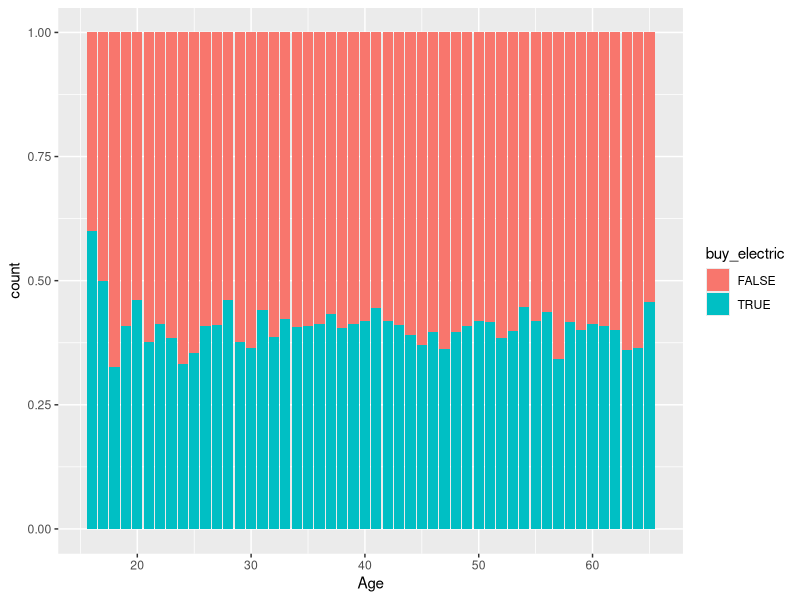
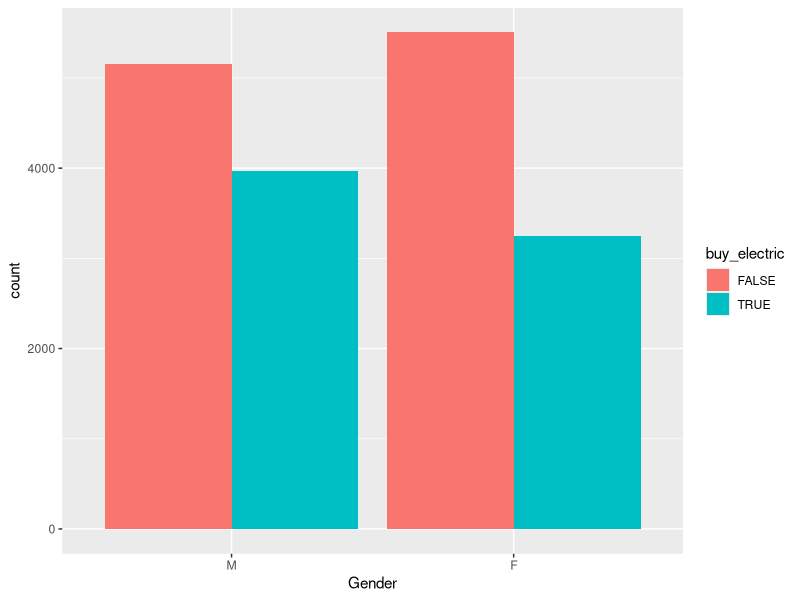
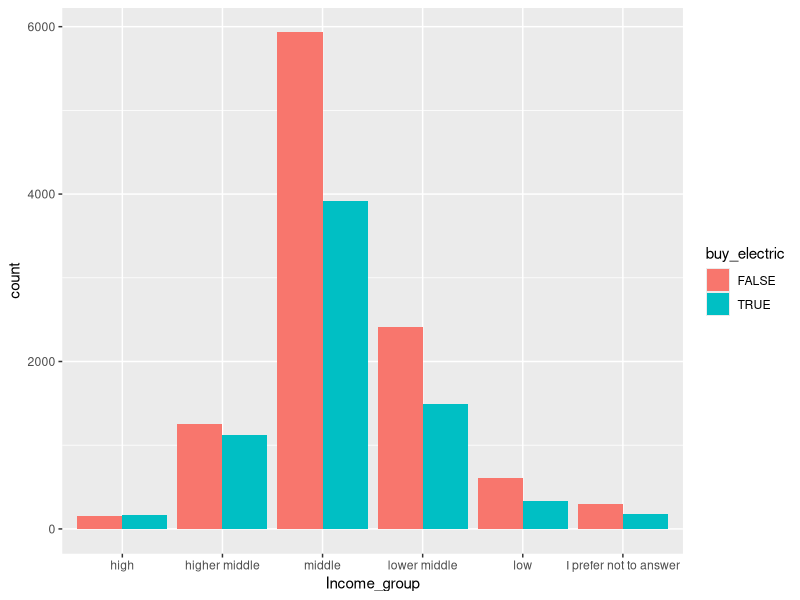
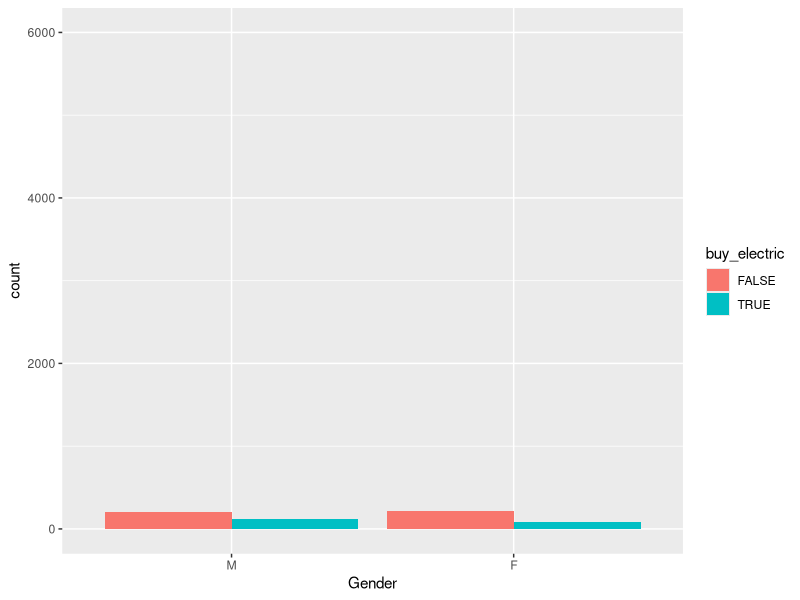
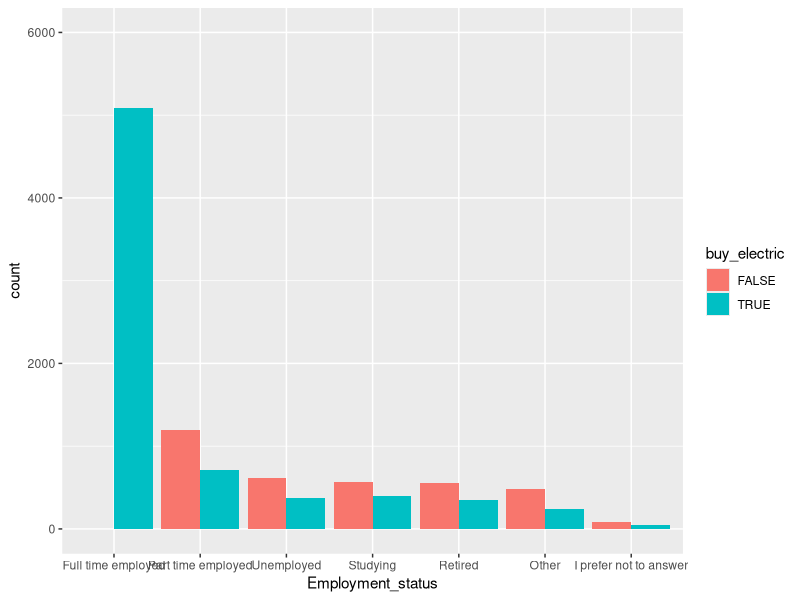

Write R code to recreate these figures, in order.
## ---- chunk 1
knitr::opts_chunk$set(echo = TRUE)
## ---- chunk 2
library(dplyr)
library(ggplot2)
library(tidyr)
library(readr)
library(forcats)
library(lubridate)
## ---- chunk 3
hev <- read.csv2("Data/HEV_article_2018_filtered.csv")
View(hev)
## ---- chunk 4
str(hev)
## ---- chunk 5
hev <- hev %>% select(-Car_sharing_)

hev1 <- hev %>% mutate(Gender = as.factor(Gender),
                       Education_level = as.factor(Education_level),
                       Employment_status = as.factor(Employment_status),
                       Income_group = as.factor(Income_group),
                       Country = as.factor(Country),
                       buy_electric = as.logical(buy_electric),
                       Household_members_number = as.factor(Household_members_number),
                       Plan_to_purchase_vehicle = as.factor(Plan_to_purchase_vehicle))

## ---- chunk 6
levels(hev1$Gender) <- c("M", "F")

levels(hev1$Country) <- c("Austria", "Belgium", "Bulgaria", "Croatia", "Czech Republic",
                          "Denmark", "Estonia", "Finland", "France", "Germany", "Greece",
                          "Hungary", "Ireland", "Italy", "Latvia", "Lithuania", "Netherlands",
                          "Poland", "Portugal", "Romania", "Slovakia", "Slovenia", "Spain",
                          "Sweden", "Great Britain", "Malta", "Luxembourg", "Cyprus")

levels(hev1$Education_level) <- c("Primary (elementary school)", 
                                  "Lower secondary (upper elementary school)", 
                                  "Upper secondary (high school)", 
                                  "Tertiary and higher (University degree or PhD)")

levels(hev1$Employment_status) <- c("Full time employed", "Part time employed", "Unemployed",
                                    "Studying", "Retired", "Other", "I prefer not to answer")

levels(hev1$Household_members_number) <- c("one (myself)", "two", "three", "four", "five", 
                                           "more than five", "I prefer not to answer")

levels(hev1$Plan_to_purchase_vehicle) <- c("Yes, in the next 6 months",
                                           "Yes, in the next 12 months",
                                           "Yes, in the next 2 years", "No", 
                                           "Don’t know/no answer")

levels(hev1$Income_group) <- c("high", "higher middle", "middle", "lower middle", "low", 
                               "I prefer not to answer")

## ---- chunk 7
hev1 %>% summary()
## ---- chunk 8
hev1 %>% ggplot(aes(Age)) + geom_bar(aes(fill = buy_electric), position = "fill")
## ---- chunk 9
hev1 %>% ggplot(aes(Gender)) + geom_bar(aes(fill = buy_electric), position = "dodge")
## ---- chunk 10
hev1 %>% ggplot(aes(Income_group)) + geom_bar(aes(fill = buy_electric), position = "dodge")
## ---- chunk 11
hev1 %>% filter(Country == "Belgium") %>% group_by(Country, Gender, buy_electric) %>% summarise(n = n(), median(Age)) %>% arrange(desc(n))
## ---- chunk 12
levels(hev1$Income_group)
## ---- chunk 13
hev1 %>% filter(Country == 'Belgium') %>% 
            ggplot(aes(Gender)) + 
            geom_bar(aes(fill = buy_electric), position = "dodge") +
            scale_y_continuous(limits = c(0, 6000))
## ---- chunk 14
hev1 %>% ggplot(aes(Employment_status)) +
  geom_bar(aes(fill = buy_electric), position = "dodge") +
            scale_y_continuous(limits = c(0, 6000))
